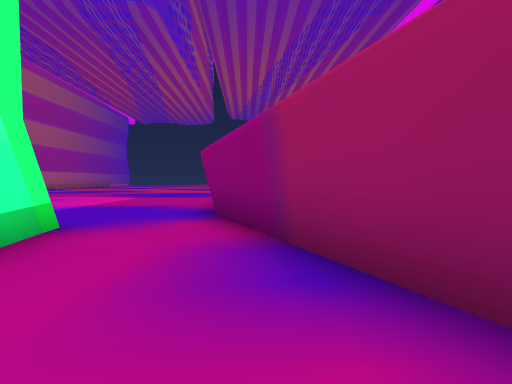
[1] (above)

18 first-person views from a walk through a scene from a Unity 3-D project. The camera is 1.3 m above the floor, tilts 2° down and sees 75° across. The floor is counted in squares, 2 m on a side. Each view is taken from the middle of a square. On the plan, view 1 faces up. The plan holds only what a view shows up to about 10 squares ahead; the rest is blank. The place goes on beyond the plan.

[2]
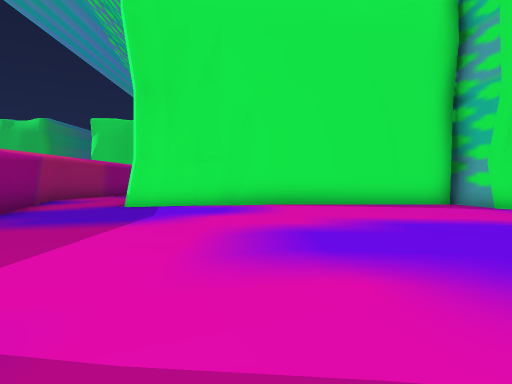

[3]
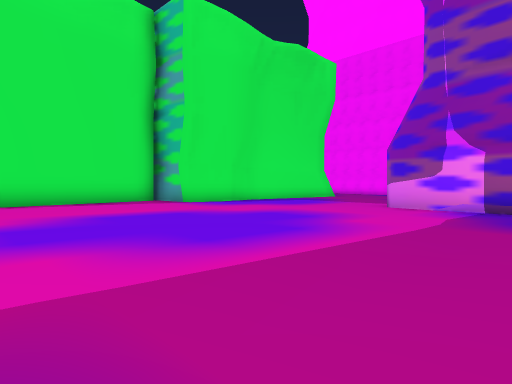

[4]
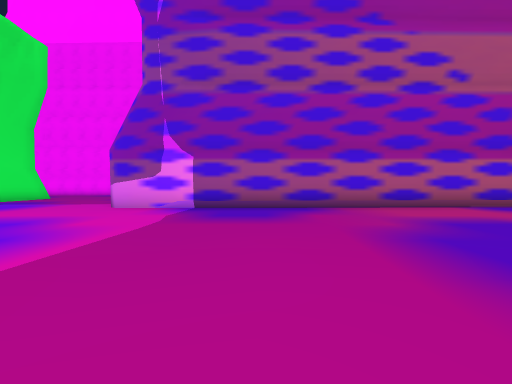

[5]
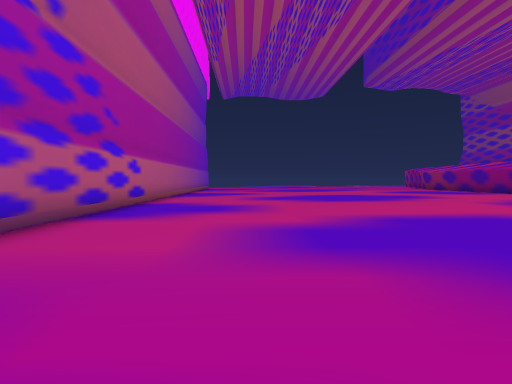

[6]
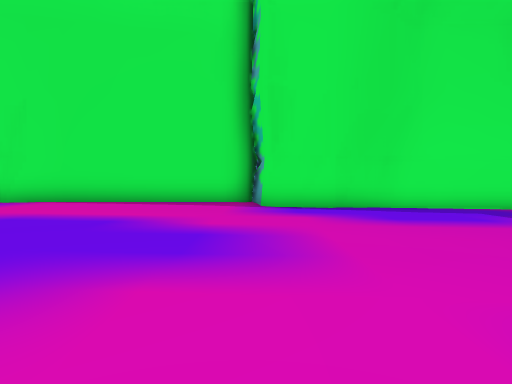

[7]
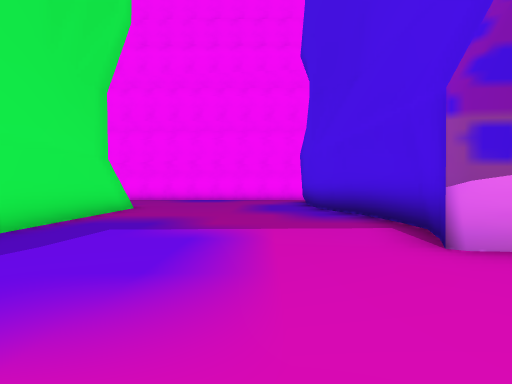

[8]
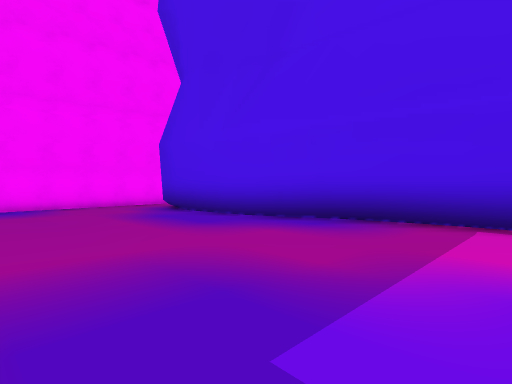

[9]
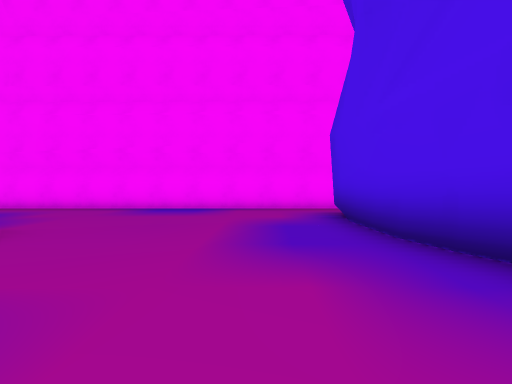

[10]
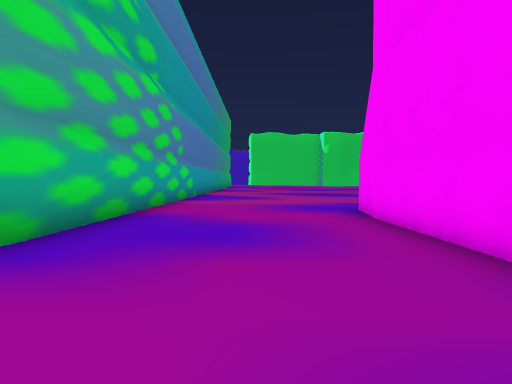

[11]
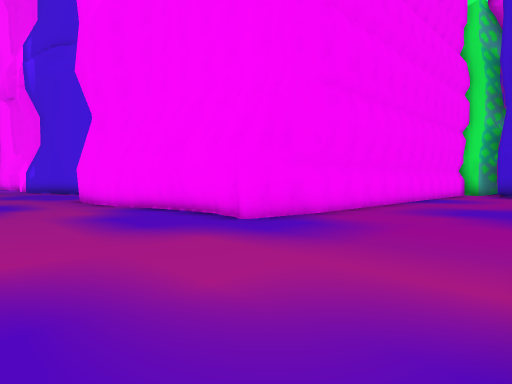

[12]
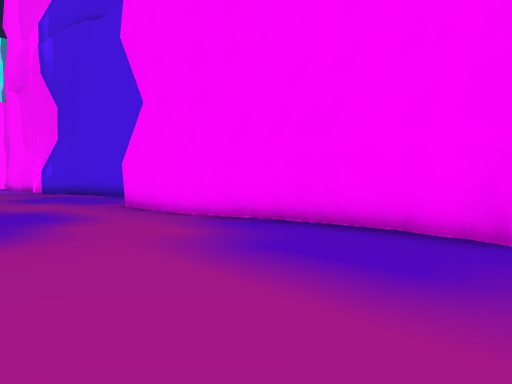

[13]
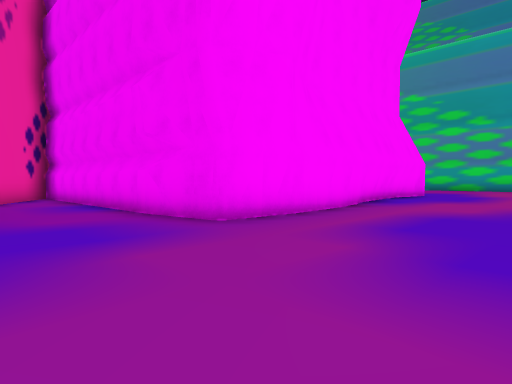

[14]
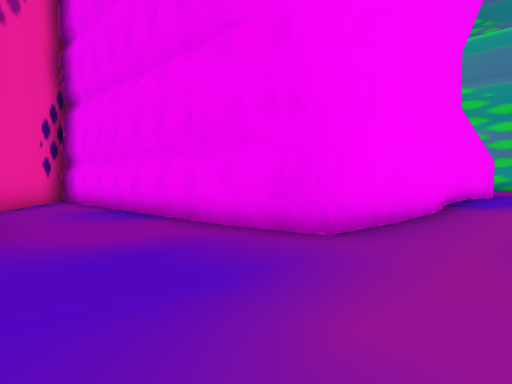

[15]
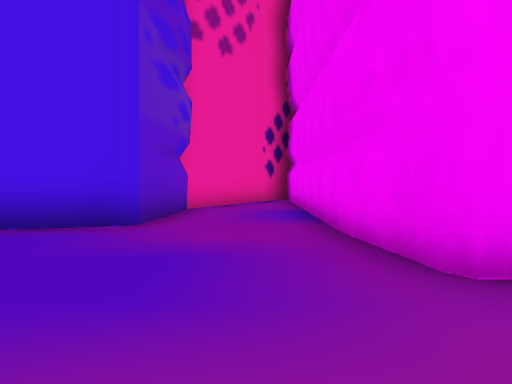

[16]
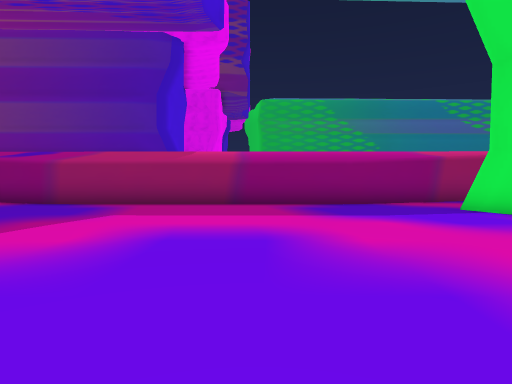

[17]
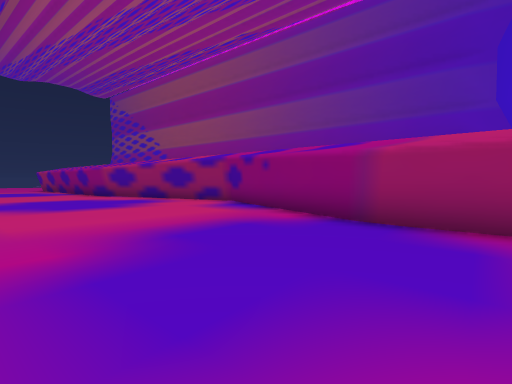

[18]
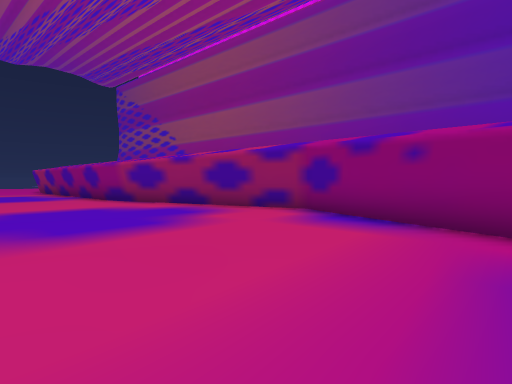

### Floor plan
Key: @ floor where view 1 was taken; # wall or solid block; . main floor; - floor 0.25 m lower than the main floor; _ floor 0.5 m lower than the main floor.
Columns run from 39 left of view 1 to 2 right of it. Each row starts with its distance up from view 1.
 24                        #...............##
 23                        #................#
 22                        #................##
 21                        #......... .......#
 20                        #......... ......##
 19                        #........  ......#
 18                        #.......   ......#
 17                        ##......   .....##
 16                         #....... ......#
 15                         #.............##
 14                         #.............#
 13                         #.............#
 12                         #.............#
 11                       ###.............#
 10              #-#########..............#
  9              #----------..............#
  8              #----------..............#
  7              #----------..............#
  6  ###         #----------..............##
  5 ##_#         #----------...............#
  4 #__#         #----##########...######..##
  3 #__#         #----#        #####    #...#
  2 #__#         #----#                  ...#
  1 #__#         #----#                   ..#
  0 ___##       ##----#                    @
 -1 ____#    ####_----#
 -2 ____######____----#
 -3 ______________----#
 -4 ______________----#
 -5 ______________----
 -6 _____    _____----

Where each view was taken, in squares from view 1:
view 1: 0 up, 0 right, facing up
view 2: 13 up, 6 left, facing down
view 3: 14 up, 6 left, facing down-left
view 4: 14 up, 6 left, facing left
view 5: 14 up, 12 left, facing up
view 6: 13 up, 12 left, facing down
view 7: 8 up, 12 left, facing left
view 8: 5 up, 16 left, facing up-left
view 9: 8 up, 17 left, facing left
view 10: 6 up, 24 left, facing down
view 11: 6 down, 22 left, facing up-left
view 12: 6 down, 26 left, facing up-left
view 13: 6 down, 39 left, facing up-right
view 14: 4 down, 39 left, facing up-right
view 15: 4 down, 37 left, facing up
view 16: 9 up, 10 left, facing right
view 17: 12 up, 6 left, facing up-right
view 18: 16 up, 5 left, facing up-right
